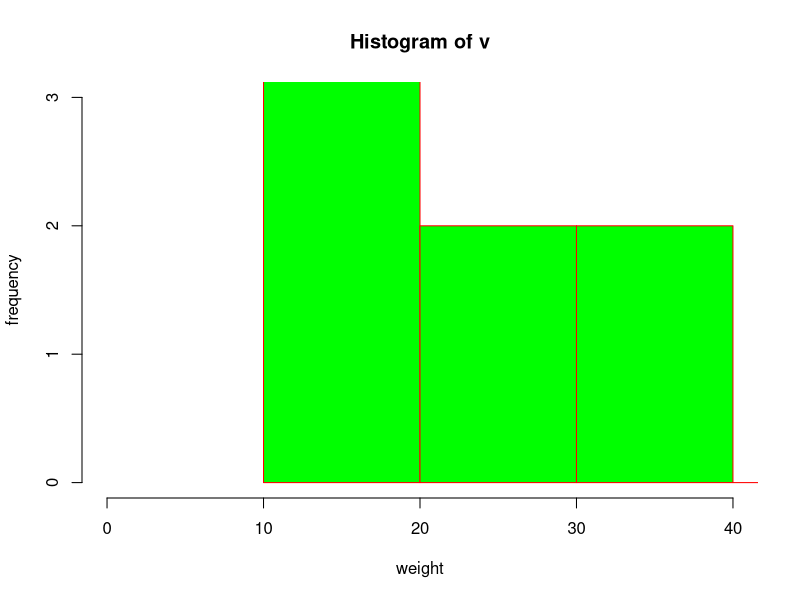

The R source for this figure:
v <- c(12,24,16,38,21,13,55,17,39,10,60)

png(file='histogram_char_lim.png')

hist(v,xlab='weight',ylab='frequency',col='green',border='red',xlim=c(0,40),ylim=c(0,3),breaks=5)
dev.off()
